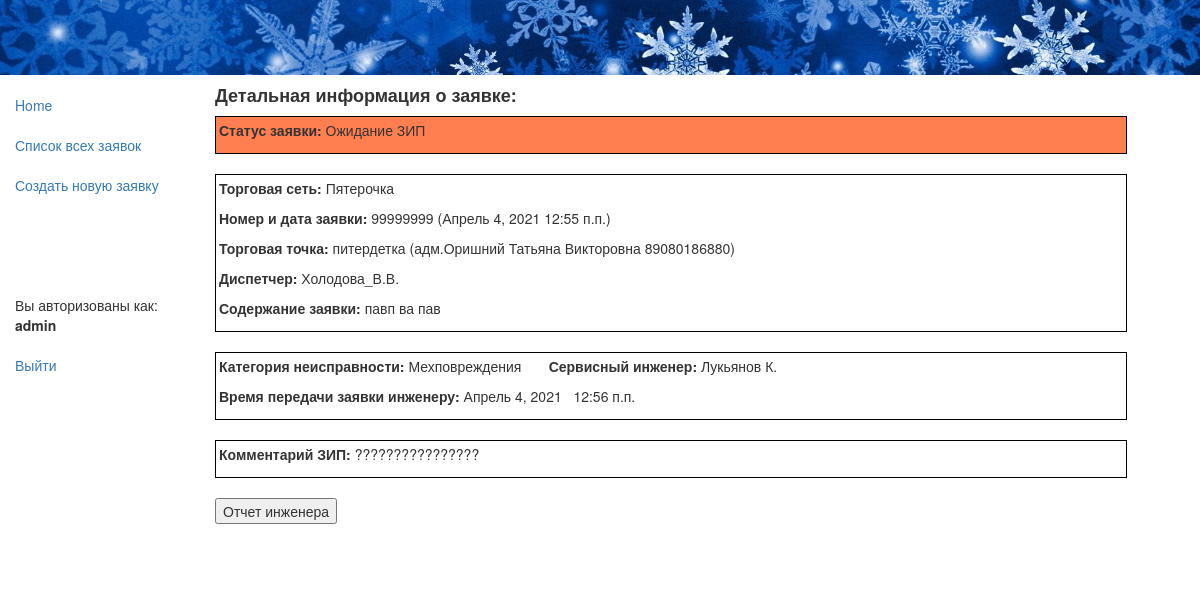
Page /app/rec/119 (signed in) on the committed database.
### app/models.py (models this page shows, shortened)
class Rec(models.Model):
    status = models.ForeignKey(Status, null=True, on_delete=models.SET_NULL, default=4, verbose_name="Статус заявки")
    retail = models.ForeignKey(Retail, null=True, on_delete=models.SET_NULL, verbose_name="Торговая сеть")
    rec_date = models.DateField(auto_now_add=True, verbose_name="Дата создания заявки")
    rec_time = models.TimeField(auto_now_add=True, verbose_name="Время создания заявки")
    user = models.ForeignKey(User, null=True, on_delete=models.SET_NULL, verbose_name="Диспетчер")
    customer = models.CharField(max_length=100, verbose_name="ФИО инициатора заявки")
    rec_num = models.CharField(verbose_name='Номер заявки', max_length=8)
    store = models.ForeignKey(Store, null=True, on_delete=models.SET_NULL, verbose_name="Торговая точка, адрес")
    description = models.TextField(max_length=1000, verbose_name="Содержание заявки")
    trouble = models.ForeignKey(Trouble, null=True, on_delete=models.SET_NULL, verbose_name="Категория неисправности")
    tech = models.ForeignKey(Tech, null=True, on_delete=models.SET_NULL, verbose_name="Сервисный инженер")
    sign_day = models.DateField(null=True, verbose_name="Дата передачи заявки инженеру")
    sign_time = models.TimeField(null=True, verbose_name="Время передачи заявки инженеру")
    zip_comment = models.TextField(max_length=1000, null=True, verbose_name="Комментарий ЗИП")
    visit_day_begin = models.DateField(null=True, verbose_name="Дата начала работ")
    visit_time_begin = models.TimeField(null=True, verbose_name="Время начала работ")
    visit_day_end = models.DateField(null=True, verbose_name="Дата окончания работ")
    visit_time_end = models.TimeField(null=True, verbose_name="Время окончания работ")
    result = models.TextField(null=True, max_length=1000, verbose_name="Результат выезда")
    form = models.CharField(null=True, max_length=10, verbose_name="Номер заказа-наряда")
    jpg = models.ImageField(upload_to='images', null=True, verbose_name="Скан-копия заказа-наряда")
    class Meta:
        verbose_name = 'Заявка'
        verbose_name_plural = 'Заявки'
        ordering = ['-rec_time'] # отображение заявок в rec-list.html в обратном порядке по времени
        permissions = (("can_create_update", "Может rec_create и rec_update"),
                       ("can_list_detail", "Может rec_list и rec_detail"),
                       )
    def get_upd2_url(self):
        return reverse('rec_update2', args=[str(self.id)])

class Status(models.Model):
    name = models.CharField(max_length=32, help_text="Состояние заявки")
    class Meta:
        verbose_name = 'Статус'
        verbose_name_plural = 'Статусы'
    def __str__(self):
        return self.name

class Retail(models.Model):
    name = models.CharField(max_length=64, help_text="Торговая сеть")
    class Meta:
        verbose_name = 'Торговая сеть'
        verbose_name_plural = 'Торговые сети'
    def __str__(self):
        return self.name

class Store(models.Model):
    name = models.CharField(max_length=96, help_text="Торговая точка, адрес")
    retail = models.ForeignKey(Retail, null=True, on_delete=models.SET_NULL, verbose_name="Торговая сеть")
    class Meta:
        verbose_name = 'Магазин'
        verbose_name_plural = 'Магазины'
    def __str__(self):
        return self.name

class Trouble(models.Model):
    name = models.CharField(max_length=32, help_text="Категория неисправности")
    class Meta:
        verbose_name = 'Неисправность'
        verbose_name_plural = 'Неисправности'
    def __str__(self):
        return self.name

class Tech(models.Model):
    name = models.CharField(max_length=64, help_text="Сервисный инженер")
    class Meta:
        verbose_name = 'Инженер'
        verbose_name_plural = 'Инженеры'
    def __str__(self):
        return self.name

### app/views.py (the view)
# urls.py: url(r'^rec/(?P<pk>\d+)$', views.RecDetailView.as_view(), name='rec_detail'),
class RecDetailView(PermissionRequiredMixin, generic.DetailView):
    model = Rec
    permission_required = 'app.can_list_detail'
    extra_context = {'gray': gray, 'blue': blue, 'yellow': yellow, 'green': green, 'red': red}

### app/templates/app/rec_detail.html (shortened to what this page needs)
{% extends "base_generic.html" %}
{% block content %}
  <h4><strong>Детальная информация о заявке:</strong></h4>
                {% if rec.status == gray %}
     <div style="border: 1px solid black; background-color: #A9A9A9; padding: 3px; width:94%;">
                <p> <strong>Статус заявки:</strong>&nbsp;{{ rec.status }}&nbsp;</p></div>
                {% elif rec.status == blue %}
     <div style="border: 1px solid black; background-color: #00BFFF; padding: 3px; width:94%;">
                <p> <strong>Статус заявки:</strong>&nbsp;{{ rec.status }}&nbsp;</p></div>
                {% elif rec.status == red %}
     <div style="border: 1px solid black; background-color: #FF7F50; padding: 3px; width:94%;">
                <p> <strong>Статус заявки:</strong>&nbsp;{{ rec.status }}&nbsp;</p></div>
                {% elif rec.status == yellow %}
     <div style="border: 1px solid black; background-color: #FFD700; padding: 3px; width:94%;">
                <p> <strong>Статус заявки:</strong>&nbsp;{{ rec.status }}&nbsp;</p></div>
                {% elif rec.status == green %}
     <div style="border: 1px solid black; background-color: #32CD32; padding: 3px; width:94%;">
                <p> <strong>Статус заявки:</strong>&nbsp;{{ rec.status }}&nbsp;</p></div>
                {% endif %}
 <br>
  <div style="border: 1px solid black; background-color: white; padding: 3px; width:94%;">
      <p><strong>Торговая сеть:</strong>&nbsp;{{ rec.retail }} </p>
      <p><strong>Номер и дата заявки:</strong>&nbsp;{{ rec.rec_num }} ({{ rec.rec_date }} {{ rec.rec_time }})</p>
      <p><strong>Торговая точка:</strong>&nbsp;{{ rec.store }} ({{ rec.customer }}) </p>
      <p><strong>Диспетчер:</strong>&nbsp;{{ rec.user }}</p>
      <p><strong>Содержание заявки:</strong>&nbsp;{{ rec.description }}</p></div><br>
{% if rec.sign_day and rec.sign_time %}
  <div style="border: 1px solid black; background-color: white; padding: 3px; width:94%;">
  <p><strong>Категория неисправноcти:</strong>&nbsp;{{ rec.trouble }}  &nbsp; &nbsp; &nbsp;
    <strong>Сервисный инженер:</strong>&nbsp;{{ rec.tech }}</p>
  <p><strong>Время передачи заявки инженеру:</strong>&nbsp;{{ rec.sign_day }}&nbsp; &nbsp;{{ rec.sign_time }}</p></div><br>
{% endif %}
{% if rec.sign_day and rec.sign_time and rec.zip_comment %}
  <div style="border: 1px solid black; background-color: white; padding: 3px; width:94%;">
  <p><strong>Комментарий ЗИП:</strong>&nbsp;{{ rec.zip_comment }}  &nbsp; &nbsp; &nbsp;
   </p></div><br>
{% endif %}
{% if rec.sign_day and rec.sign_time and not rec.visit_day_begin and not rec.visit_time_begin and not rec.visit_day_end and not rec.visit_time_end %}
{% if perms.app.can_create_update %}
<form action="{{ rec.get_upd2_url }}">
   <button>Отчет инженера</button>
  </form><br>
<br>
{% endif %}
{% endif %}
{% endblock %}

### app/templates/base_generic.html (shortened to what this page needs)
<!DOCTYPE html>
<html lang="en">
<head>
  <link rel="stylesheet" href="https://maxcdn.bootstrapcdn.com/bootstrap/3.3.7/css/bootstrap.min.css">
  {% load static %}
  <link rel="stylesheet" href="{% static 'css/styles.css' %}">
  <img src="{% static 'images/snow.jpg' %}" alt="Snow" style="width:100%;"/>
</head>
<body>
  <div class="container-fluid">
    <div class="row">
      <div class="col-sm-2">
      {% block sidebar %}
      <ul class="sidebar-nav">
          <li><a href="{% url 'index' %}">Home</a></li> <br>
          {% if perms.app.can_list_detail %}
          <li><a href="{% url 'recs' %}">Список всех заявок</a></li>
          {% endif %}
          <br>
          {% if perms.app.can_create_update %}
          <li><a href="{% url 'rec_create' %}">Создать новую заявку</a></li>
          {% endif %}
          <br><br><br><br><br>
        {% if user.is_authenticated %}
            <li>Вы авторизованы как: </li><li><strong>{{ user.get_username }}</strong></li><br>
            <li><a href="{% url 'logout'%}?next={% url 'index' %}">Выйти</a></li>
        {% else %}
            <li><strong>Вы не авторизованы.</strong></li> <br>
            <li>Чтобы это исправить, </li>
            <li><a href="{% url 'login'%}?next={% url 'index' %}">нажмите здесь.</a></li>
        {% endif %}
      </ul>
     {% endblock %}
      </div>
      <div class="col-sm-10 ">
      {% block content %}{% endblock %}
      </div>
    </div>
  </div>
</body>
</html>

### app/static/css/styles.css (style rules this page uses)
.sidebar-nav { margin-top: 20px; padding: 0; list-style: none; }

### rows in the picture
Rec: status "Ожидание ЗИП", retail "Пятерочка", rec_num "99999999", rec_date "Апрель 4, 2021", rec_time "12:55 п.п.", store "питердетка", customer "адм.Оришний Татьяна Викторовна 89080186880", user "Холодова_В.В.", description "павп ва пав", trouble "Мехповреждения", tech "Лукьянов К.", sign_day "Апрель 4, 2021", sign_time "12:56 п.п.", zip_comment "????????????????"

### other values in the picture
{{ user.get_username }} "admin"
